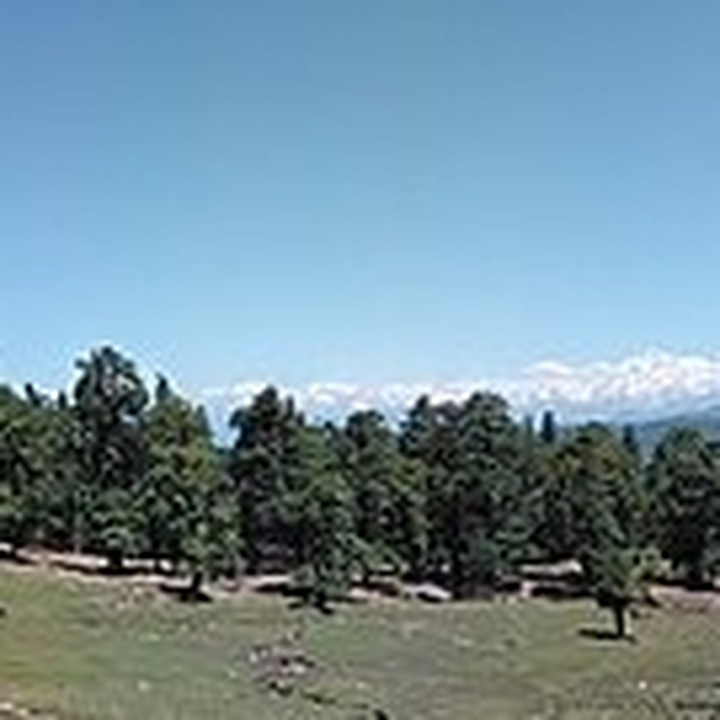
#> input picture video_studio/assets/stickers/abroad_chopta.png, 720 x 720 px
$ python -i render.py   (imports and definitions only)
#> lines starting #> are read from the running program, lines starting #| are printed output that depends on the picture
"""Map-explainer Shorts renderer.

    python -m engine.render episodes/<name>.json            # full 1080x1920 @30fps
    python -m engine.render episodes/<name>.json --preview  # fast 540x960 @15fps check
    python -m engine.render episodes/<name>.json --stills   # a few PNG frames only

The episode JSON is the whole "edit": narration text per segment and beats that are synced to spoken words
(camera moves, state highlights, sticker + label pops). See episodes/README.md for the format.
"""
import argparse
import json
import math
import multiprocessing as mp
import os
import subprocess
import sys
import time

import numpy as np
from PIL import Image, ImageFilter

from . import audio, geo, graphics, mapart, tts

ROOT = os.path.abspath(os.path.join(os.path.dirname(__file__), ".."))
PALETTE = {
    "yellow": (246, 222, 40), "green": (60, 205, 70), "cyan": (40, 215, 235), "orange": (250, 150, 30),
    "magenta": (235, 70, 235), "lime": (170, 235, 40), "teal": (40, 190, 160), "pink": (255, 110, 170),
}
CYCLE = ["yellow", "green", "cyan", "orange", "lime", "teal"]


# ------------------------------------------------------------------ easing
def ease_io(x):
    x = min(1.0, max(0.0, x))
    return 4 * x ** 3 if x < 0.5 else 1 - (-2 * x + 2) ** 3 / 2


def ease_out_back(x, s=1.9):
    x = min(1.0, max(0.0, x))
    return 1 + (s + 1) * (x - 1) ** 3 + s * (x - 1) ** 2


def smooth(x):
    x = min(1.0, max(0.0, x))
    return x * x * (3 - 2 * x)


# ------------------------------------------------------------------ camera
# [17 lines left out: function fit_camera, not called in this run]


class Timeline:
    # [128 lines left out: functions __init__, add_move, camera, build, make_item, make_collage, not called in this run]


# ------------------------------------------------------------------ frame rendering
G = {}


# [38 lines left out: functions _init_globals, _item_state, not called in this run]


def render_frame(i):
    tl, W, H = G["tl"], G["W"], G["H"]
    t = i / tl.fps
    cx, cy, z = tl.camera(t)

    def to_screen(x, y):
        return (W / 2 + (x - cx) * z, H / 2 + (y - cy) * z)

    vis = []
    for it in tl.items:
        st = _item_state(it, t)
        if st:
            vis.append((it, st))
    hl = {}
    for it, (a, pop) in vis:
        if it["highlight"]:
            hl[it["state"]] = (it, a, pop)
    frame, masks = G["map"].view(cx, cy, z, W, H, list(hl))
    frame = frame.convert("RGBA")

    # --- highlighted states pop up off the map
    for sid, (it, a, pop) in hl.items():
        m = masks[sid]
        bb = m.getbbox()
        if not bb:
            continue
        lift = 1.0 + 0.05 * math.sin(min(1.0, max(0.0, (t - it["t_in"] + 0.15) / 0.45)) * math.pi)
        lift = lift if not it.get("collage") else 1.0
        pad = 14
        bb = (max(0, bb[0] - pad), max(0, bb[1] - pad), min(W, bb[2] + pad), min(H, bb[3] + pad))
        mc = m.crop(bb)
        border = mc.filter(ImageFilter.MaxFilter(5))
        layer = Image.new("RGBA", mc.size, (0, 0, 0, 0))
        white = Image.new("RGBA", mc.size, (255, 255, 255, 255))
        white.putalpha(border)
        layer.alpha_composite(white)
        colr = Image.new("RGBA", mc.size, it["color"] + (255,))
        colr.putalpha(mc)
        layer.alpha_composite(colr)
        if lift != 1.0:
            nw, nh = int(mc.width * lift), int(mc.height * lift)
            layer = layer.resize((nw, nh), Image.BILINEAR)
        ox = bb[0] - (layer.width - mc.width) // 2
        oy = bb[1] - (layer.height - mc.height) // 2
        sh = layer.getchannel("A").filter(ImageFilter.GaussianBlur(8)).point(lambda v: int(v * 0.55 * a))
        shadow = Image.new("RGBA", layer.size, (0, 0, 0, 255))
        shadow.putalpha(sh)
        _paste(frame, shadow, ox + 4, oy + 12)
        if a < 1:
            layer.putalpha(layer.getchannel("A").point(lambda v: int(v * a)))
        _paste(frame, layer, ox, oy)

    # --- screen-space plaster texture (applied to the map only)
    arr = np.asarray(frame.convert("RGB"), np.float32) * G["shade"]
    frame = Image.fromarray(np.clip(arr, 0, 255).astype(np.uint8)).convert("RGBA")

    # --- stickers + labels
    for it, (a, pop) in vis:
        sx, sy = to_screen(*it["pos"])
        sc = it["scale"] * max(0.0, pop)
        if it["img"] is not None and sc > 0.02:
            img = it["img"]
            w, h = int(img.width * sc), int(img.height * sc)
            if w > 2 and h > 2:
                im2 = img.resize((w, h), Image.BILINEAR) if (w, h) != img.size else img
                # keep stickers inside the frame
                if it.get("collage"):
                    x, y = int(sx - w / 2), int(sy - h / 2)
                else:
                    x = int(min(max(sx - w / 2, 10 - w * 0.1), W - w * 0.9 - 10))
                    y = int(min(max(sy - h * 0.62, 150), H - h - 160))
                if a < 1:
                    im2 = im2.copy()
                    im2.putalpha(im2.getchannel("A").point(lambda v: int(v * a)))
                _paste(frame, im2, x, y)
                sx, sy = x + w / 2, y + h * 0.9
        if it["label"] is not None:
            lp = ease_out_back((t - it["t_in"] - 0.12) / 0.3)
            if lp > 0.02:
                lab = it["label"]
                lw, lh = max(2, int(lab.width * lp)), max(2, int(lab.height * lp))
                l2 = lab.resize((lw, lh), Image.BILINEAR)
                if a < 1:
                    l2.putalpha(l2.getchannel("A").point(lambda v: int(v * a)))
                x = int(min(max(sx - lw / 2, 16), W - lw - 16))
                _paste(frame, l2, x, int(sy - lh * 0.2))

    # --- clouds
    for t0, t1 in tl.clouds:
        if t0 <= t <= t1 + 0.3:
            s = (t - t0) / (t1 + 0.3 - t0)
            a = math.sin(math.pi * s) ** 0.6
            sc = 1.0 + 0.9 * s
            cl = G["clouds"]
            w, h = int(W * sc), int(H * sc)
            c2 = cl.resize((w, h), Image.BILINEAR).crop(((w - W) // 2, (h - H) // 2, (w - W) // 2 + W, (h - H) // 2 + H))
            c2.putalpha(c2.getchannel("A").point(lambda v: int(v * a)))
            frame.alpha_composite(c2)

    if G["wm"] is not None:
        frame.alpha_composite(G["wm"], (int(W * 0.025), int(H * 0.018)))
    if G["logo"] is not None:
        frame.alpha_composite(G["logo"], (int(W * 0.03), int(H * 0.02)))
        # big logo pops in over the final collage (end card)
        t_end = tl.duration - 2.2
        if tl.endcard_t is not None and t >= tl.endcard_t:
            _endcard(frame, t - tl.endcard_t, W, H)
        elif tl.endcard_t is None and t >= t_end:
            p = ease_out_back((t - t_end) / 0.5)
            sz = int(W * 0.34 * p)
            if sz > 4:
                big = G["logo_src"].resize((sz, sz), Image.LANCZOS)
                _paste(frame, big, (W - sz) // 2, int(H * 0.80) - sz // 2)
    return frame.convert("RGB").tobytes()


# [162 lines left out: functions _endcard, _paste, thumbnail, main, _ts, not called in this run]


# [2 lines not run here, left out]

>>> import cv2
>>> picture = cv2.imread('../assets/stickers/abroad_chopta.png', cv2.IMREAD_GRAYSCALE)
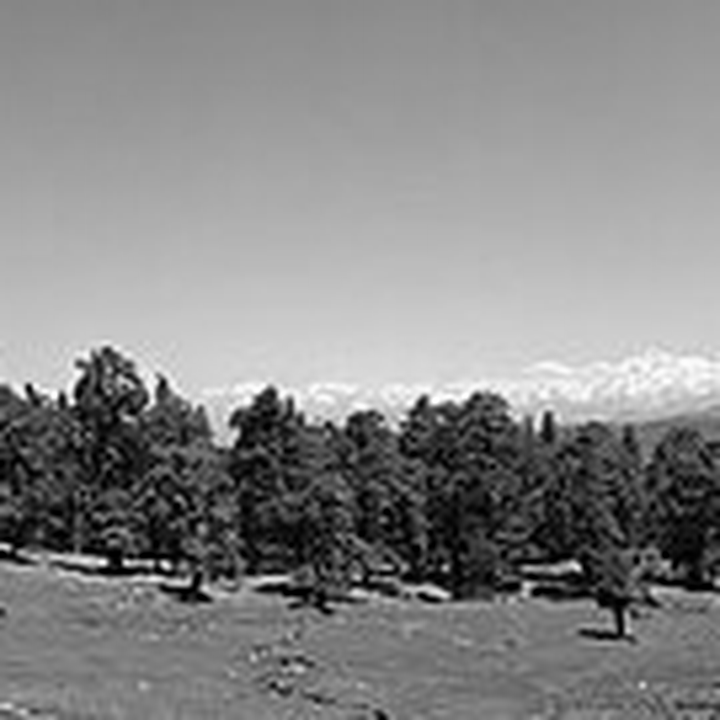
#> picture: shape (720, 720); min 0, max 255, mean 134.7
#> (the run stopped early here; a loop or call above may not have finished)

$ run again, on video_studio/output/ep03_har_rajya_ka_rajkiya_pashu/ep03_har_rajya_ka_rajkiya_pashu_thumbnail.jpg
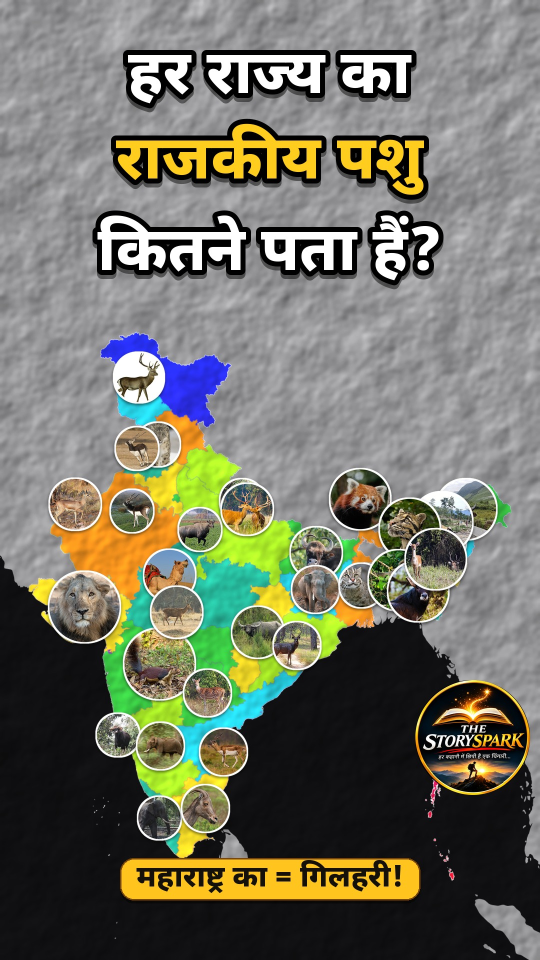
#> input picture video_studio/output/ep03_har_rajya_ka_rajkiya_pashu/ep03_har_rajya_ka_rajkiya_pashu_thumbnail.jpg, 1080 x 1920 px (shown at 1/2 size)
#> `picture = cv2.imread('../assets/stickers/abroad_chopta.png', cv2.IMREA..`:
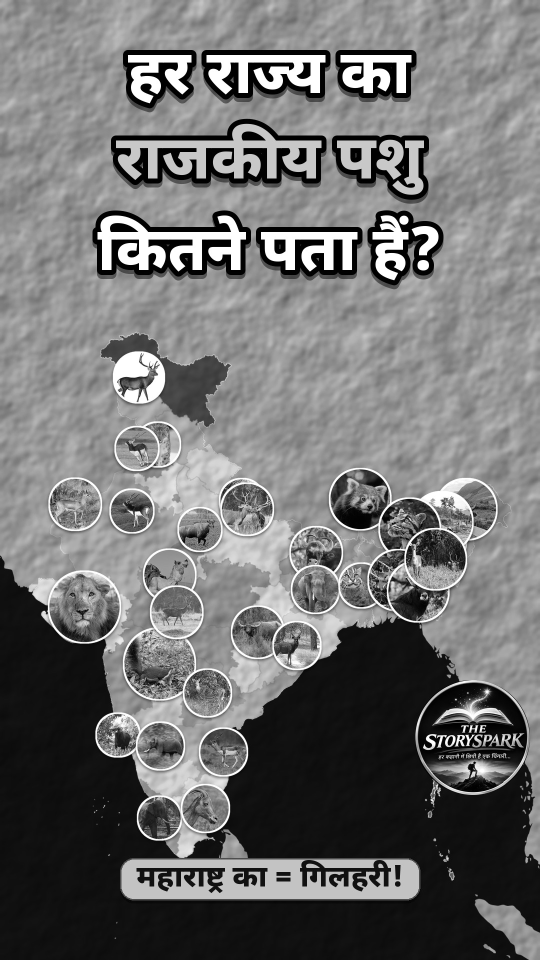
#> picture: shape (1920, 1080) (shown at 1/2 size); min 0, max 255, mean 113.1

$ run again, on video_studio/output/ep04_36_rajdhaniyan/ep04_36_rajdhaniyan_thumbnail.jpg
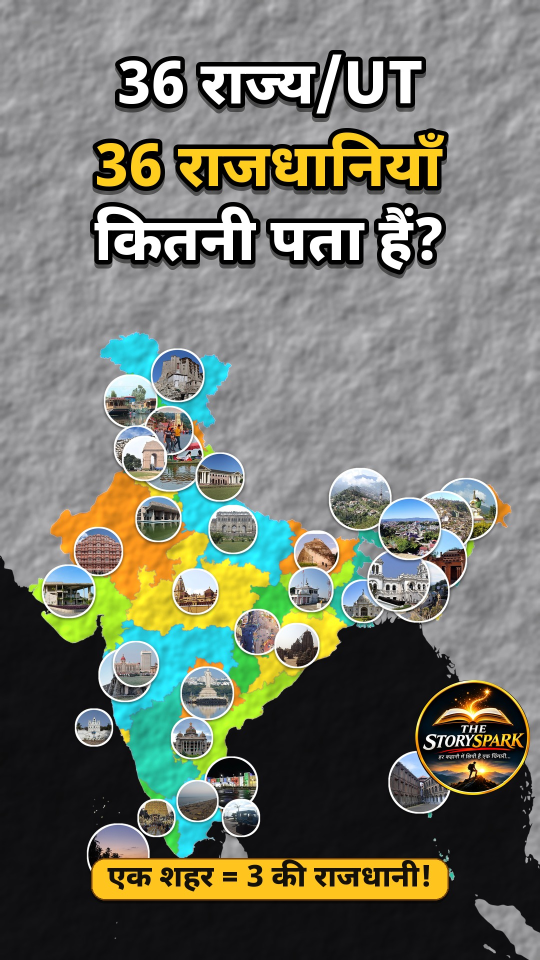
#> input picture video_studio/output/ep04_36_rajdhaniyan/ep04_36_rajdhaniyan_thumbnail.jpg, 1080 x 1920 px (shown at 1/2 size)
#> `picture = cv2.imread('../assets/stickers/abroad_chopta.png', cv2.IMREA..`:
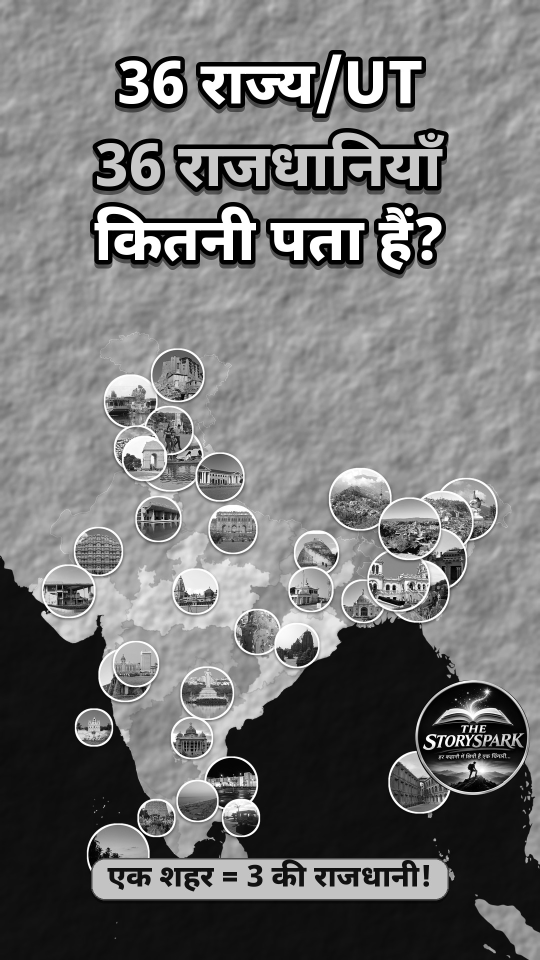
#> picture: shape (1920, 1080) (shown at 1/2 size); min 0, max 255, mean 117.6

$ run again, on video_studio/output/ep05_har_rajya_ka_nritya/ep05_har_rajya_ka_nritya_thumbnail.jpg
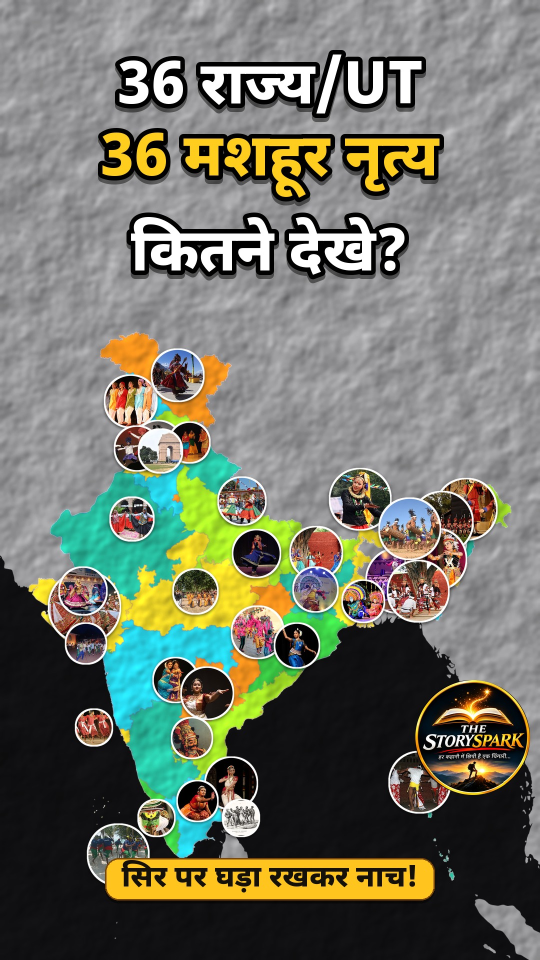
#> input picture video_studio/output/ep05_har_rajya_ka_nritya/ep05_har_rajya_ka_nritya_thumbnail.jpg, 1080 x 1920 px (shown at 1/2 size)
#> `picture = cv2.imread('../assets/stickers/abroad_chopta.png', cv2.IMREA..`:
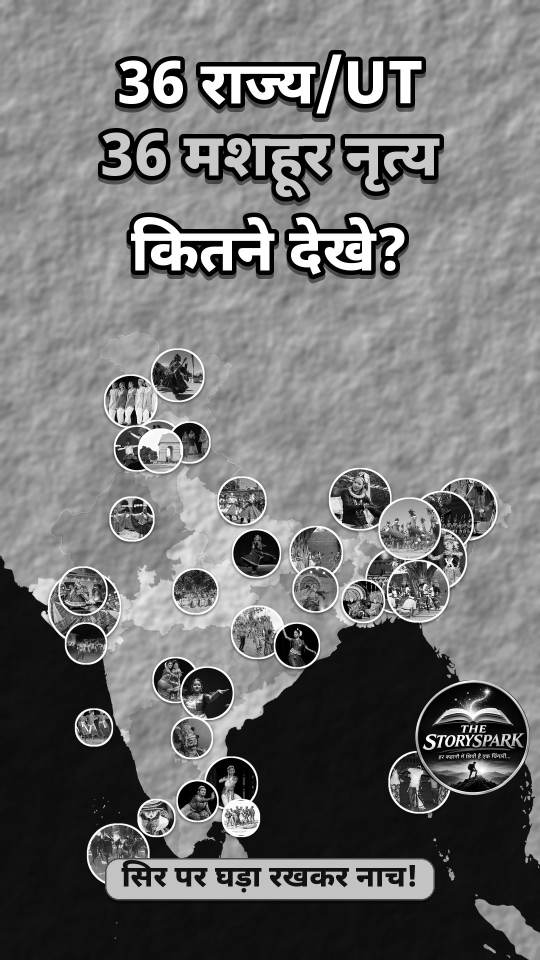
#> picture: shape (1920, 1080) (shown at 1/2 size); min 0, max 255, mean 114
